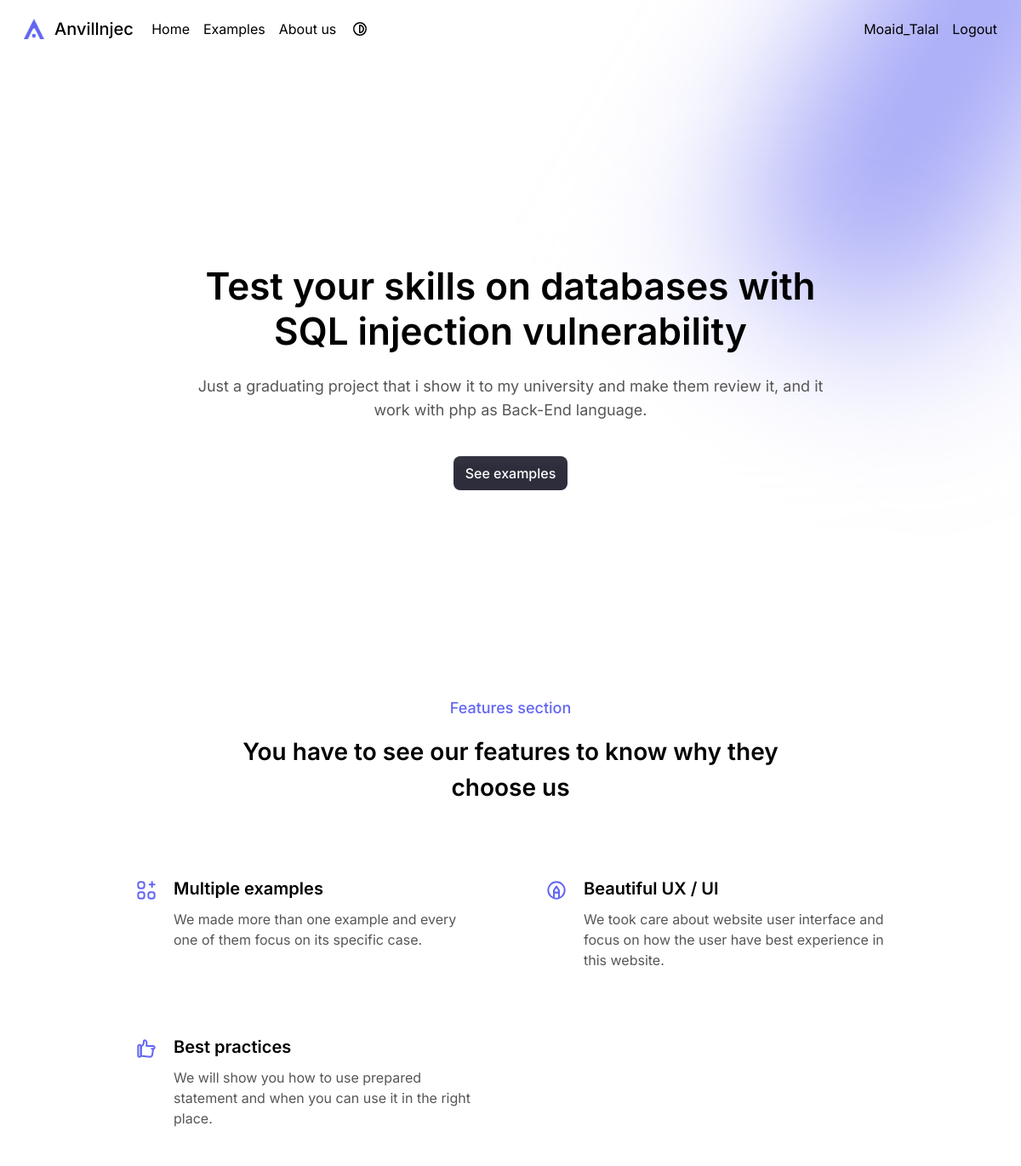
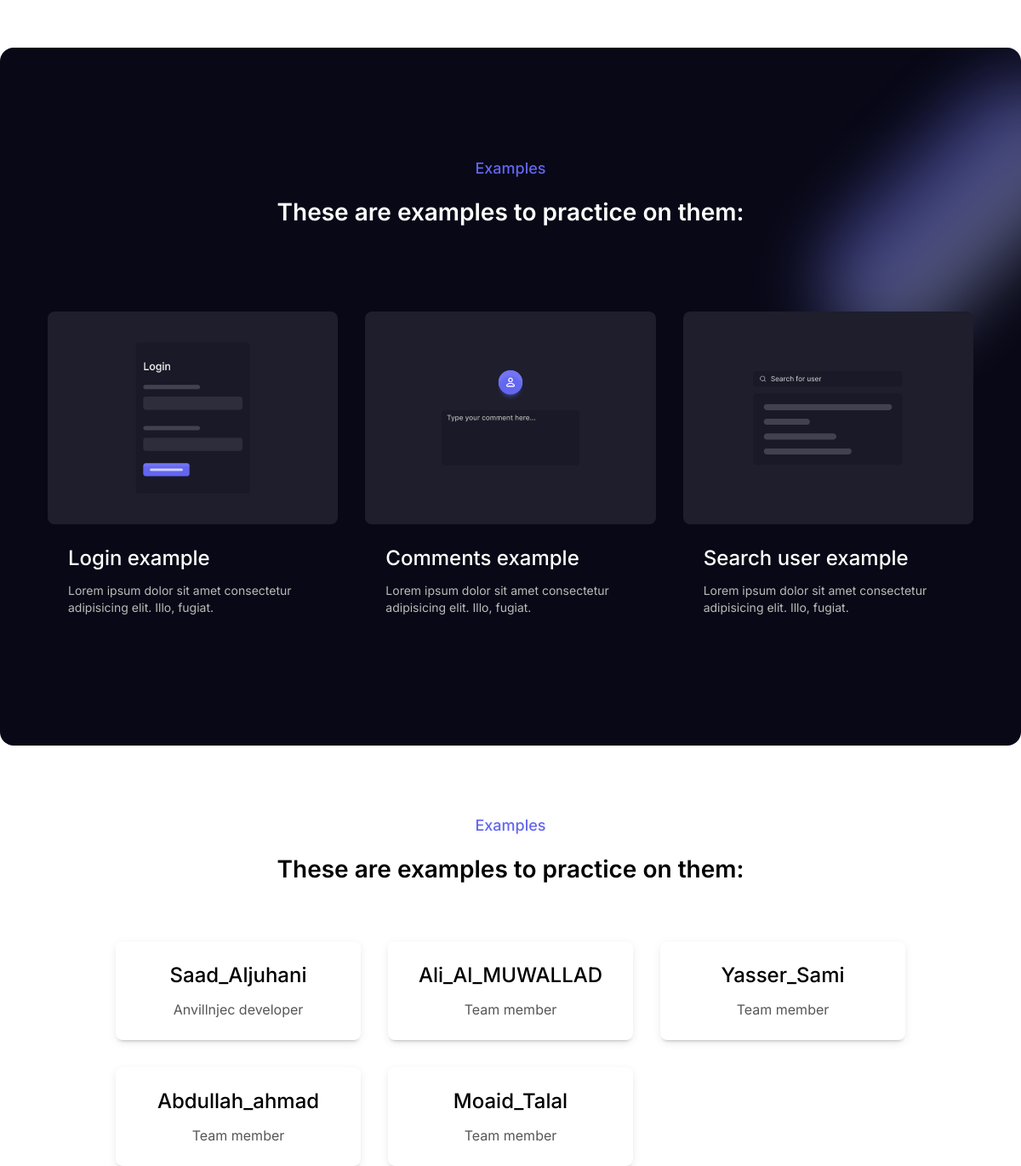
The app's page /index.php (signed in) with its own data (2 pictures, top to bottom).
### tables this page shows
CREATE TABLE `users` (
  `id` int NOT NULL,
  `username` text NOT NULL,
  `password` text NOT NULL,
  `bio` varchar(128) DEFAULT NULL,
  `role` varchar(128) NOT NULL DEFAULT 'user'
);

### config/config.php (called while the page is built)
<?php
$config = [
    'app_name' => 'Anvillnjec',
    'app_lang' => 'en',
    'app_dir' => 'ltr',
    'app_assets' => '/anvillnjec/assets/',
    'db_host' => 'localhost',
    'db_username' => 'root',
    'db_password' => '',
    'db_name' => 'anvillnjec_db'
];

### index.php (the view, shortened to what this page needs)
<?php
    require_once __DIR__ . '/templates/header.php';
    $stmt = $mysqli -> query("SELECT * FROM `users`;");
    $users = $stmt -> fetch_all(MYSQLI_ASSOC);
?>
    <div class="absolute -z-10 top-0 left-0 w-full h-full overflow-hidden">
        <div class="relative">
            <div class="absolute scale-50 md:scale-[unset] origin-right w-[274.95px] h-[734.61px] rotate-[30deg] *:inline-block -top-[250.97px] right-[78.02px] -z-10">
                <div class="relative *:absolute left-2/4 -translate-x-2/4 blur-[99.30000305175781px]">
                    <span class="w-14 h-[734.61px] bg-white-50 mix-blend-plus-lighter z-[1]"></span>
                    <span class="w-44 h-[629.85px] bg-primary-500 opacity-60 z-[2]"></span>
                    <span class="w-72 h-[629.85px] bg-primary-500 opacity-30 z-[3]"></span>
                </div>
            </div>
        </div>
    </div>
    <section class="container-full overflow-x-hiddenr h-[750px] relative grid place-items-center px-5 md:px-20 z-10">
        <div class="max-w-[750px] text-center">
            <h1 class="text-4xl md:text-[44px] font-semibold leading-tight md:leading-[53px]">Test your skills on databases with SQL injection vulnerability</h1>
            <p class="text-lg text-dimmed mt-4 md:mt-6">Just a graduating project that i show it to my university and make them review it, and it work with php as Back-End language.</p>
            <div class="grid sm:flex *:w-full sm:*:w-auto items-center justify-center gap-4 sm:gap-6 mt-10">
                <a href="#examples" class="button bg-midnight-700 text-white-50 hover:bg-midnight-600 px-3.5 shadow-[0px_10px_5px_0px_rgba(97,97,111,0.10)_inset] dark:shadow-[0px_4px_6px_-5px_#282836,_0px_8px_6px_-2px_rgba(40,40,54,0.20),0px_10px_5px_0px_rgba(97,97,111,0.10)_inset]">See examples</a>
            </div>
        </div>
    </section>
    <section class="container">
         <div class="section-title-parent">
            <p class="section-title">Features section</p>
            <h1 class="section-description">You have to see our features to know why they choose us</h1>
         </div>
         <div class="grid grid-cols-1 md:grid-cols-2 gap-9 *:flex *:gap-4 *:p-5 mt-16">
            <div>
                <div>
                    <h2 class="text-xl font-semibold">Multiple examples</h2>
                    <p class="text-dimmed mt-2.5">We made more than one example and every one of them focus on its specific case.</p>
                </div>
            </div>
            <div>
                <div>
                    <h2 class="text-xl font-semibold">Beautiful UX / UI</h2>
                    <p class="text-dimmed mt-2.5">We took care about website user interface and focus on how the user have best experience in this website.</p>
                </div>
            </div>
            <div>
                <div>
                    <h2 class="text-xl font-semibold">Best practices</h2>
                    <p class="text-dimmed mt-2.5">We will show you how to use prepared statement and when you can use it in the right place.</p>
                </div>
            </div>
         </div>
    </section>
    <section id="examples" class="container-full z-10 overflow-hidden relative md:px-14 dark:*:text-white-50 dark bg-midnight-950 dark:bg-[#0F0F1D] py-32 mt-20 rounded-lg">
        <div class="absolute top-0 right-0 rotate-45 -z-10">
            <span class="inline-block h-96 w-40 blur-2xl opacity-45 bg-gradient-to-r from-primary-500 to-primary-200 rounded-full"></span>
        </div>
        <div class="section-title-parent">
            <p class="section-title">Examples</p>
            <h1 class="section-description">These are examples to practice on them:</h1>
         </div>
        <div class="grid grid-cols-1 gap-8 md:grid-cols-3 mt-24">
            <a href="login.php" class="card bg-transparent dark:bg-transparent dark:hover:bg-midnight-800 hover:bg-midnight-900">
                <img src="<?= $config['app_assets'] . 'images/login.png' ?>" alt="Login example" class="object-cover rounded h-[250px] w-full">
                <div class="card-content">
                    <h2 class="card-title text-2xl">Login example</h2>
                    <p class="text-sm text-dimmed mt-3">Lorem ipsum dolor sit amet consectetur adipisicing elit. Illo, fugiat.</p>
                </div>
            </a>
            <a href="comments.php" class="card bg-transparent dark:bg-transparent dark:hover:bg-midnight-800 hover:bg-midnight-900">
                <img src="<?= $config['app_assets'] . 'images/comments.png' ?>" alt="Login example" class="object-cover rounded h-[250px] w-full">
                <div class="card-content">
                    <h2 class="card-title text-2xl">Comments example</h2>
                    <p class="text-sm text-dimmed mt-3">Lorem ipsum dolor sit amet consectetur adipisicing elit. Illo, fugiat.</p>
                </div>
            </a>
            <a href="user-search.php" class="card bg-transparent dark:bg-transparent dark:hover:bg-midnight-800 hover:bg-midnight-900">
                <img src="<?= $config['app_assets'] . 'images/search_user.png' ?>" alt="Login example" class="object-cover rounded h-[250px] w-full">
                <div class="card-content">
                    <h2 class="card-title text-2xl">Search user example</h2>
                    <p class="text-sm text-dimmed mt-3">Lorem ipsum dolor sit amet consectetur adipisicing elit. Illo, fugiat.</p>
                </div>
            </a>
        </div>
    </section>
     <section class="container mt-20">
        <div class="section-title-parent">
            <p class="section-title">Examples</p>
            <h1 class="section-description">These are examples to practice on them:</h1>
         </div>
        <div class="grid grid-cols-1 md:grid-cols-3 gap-8 mt-16">
            <?php foreach($users as $user){ ?>
                <div class="card">
                    <div class="card-content text-center">
                        <h1 class="card-title text-2xl"><?= $user['username'] ?></h1>
                        <p class="text-dimmed mt-3"><?= $user['bio'] ?></p>
                    </div>
                </div>
            <?php } ?>
        </div>
     </section>
<?php
    require_once __DIR__ . '/templates/footer.php';
?>

### records on screen
users: username "Saad_Aljuhani", bio "Anvillnjec developer"
users: username "Ali_Al_MUWALLAD", bio "Team member"
users: username "Yasser_Sami", bio "Team member"
users: username "Abdullah_ahmad", bio "Team member"
users: username "Moaid_Talal", bio "Team member"

### other values on screen
$config['app_name'] "Anvillnjec"
$_SESSION['user']['username'] "Moaid_Talal"
